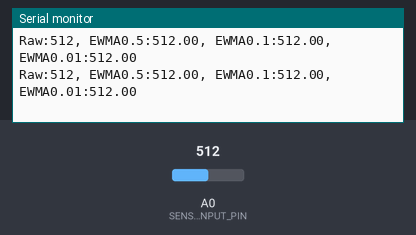
A sketch run on a simulated Arduino Uno, built with avr-gcc and run on an emulated ATmega328P. Shown: the last lines printed to the serial monitor. The test bench sets the inputs (shaded band); at power-on: A0 (SENSOR_INPUT_PIN) = 512.

Above: at 1.2 s.
1.3 s: A0 (SENSOR_INPUT_PIN) set to 716
At 1.33 s:
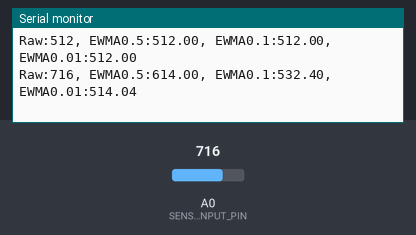
4.3 s: A0 (SENSOR_INPUT_PIN) set to 1023
At 4.35 s:
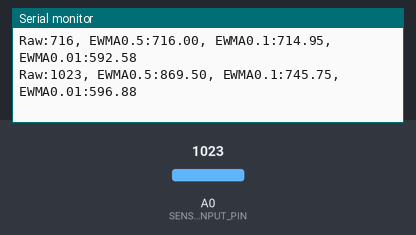
7.3 s: A0 (SENSOR_INPUT_PIN) set to 900
At 7.3 s:
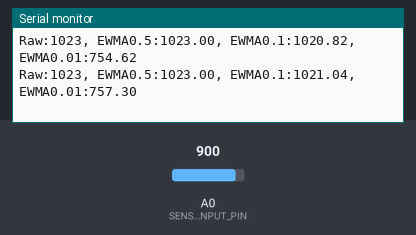
10.3 s: A0 (SENSOR_INPUT_PIN) set to 0
At 10.32 s:
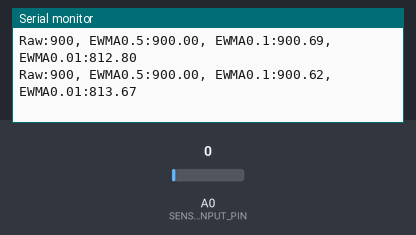
13.3 s: A0 (SENSOR_INPUT_PIN) set to 122
At 23.26 s:
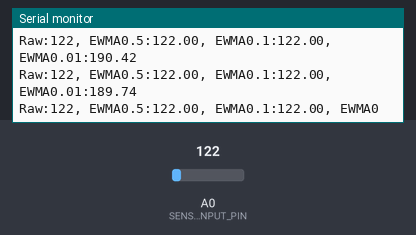
Timing chart, 0 to 23.3 s (numbered marks = the images above; inputs shaded):
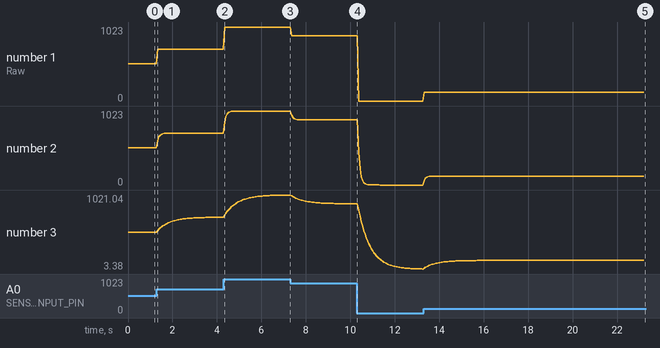

The sketch:

EwmaFilterAlphaDemo.ino
```cpp
/*
 * Example of smoothing input on A0 using an exponential moving average filter
 *
 * By Jon E. Froehlich
 * @jonfroehlich
 * http://makeabilitylab.io
 *
 */

// The Arduino Uno ADC is 10 bits (thus, 0 - 1023 values)
#define MAX_ANALOG_INPUT_VAL 1023

const int SENSOR_INPUT_PIN = A0;

const float ALPHA0_01 = 0.01f;
const float ALPHA0_1 = 0.1f;
const float ALPHA0_5 = 0.5f;

double _ewma0_01 = 0;  // the EWMA for 0.01 alpha
double _ewma0_1 = 0;   // the EWMA for 0.1 alpha
double _ewma0_5 = 0;   // the EWMA for 0.5 alpha

void setup()
{
  Serial.begin(9600); // for printing values to console
  int sensorVal = analogRead(SENSOR_INPUT_PIN);
  _ewma0_01 = sensorVal;
  _ewma0_1 = sensorVal;
  _ewma0_5 = sensorVal;
}

void loop()
{
  int sensorVal = analogRead(A0); // returns 0 - 1023 (due to 10 bit ADC)

  // Apply the EWMA formula
  _ewma0_01 = (ALPHA0_01 * sensorVal) + (1 - ALPHA0_01) * _ewma0_01;
  _ewma0_1 = (ALPHA0_1 * sensorVal) + (1 - ALPHA0_1) * _ewma0_1;
  _ewma0_5 = (ALPHA0_5 * sensorVal) + (1 - ALPHA0_5) * _ewma0_5;

  // Print out from least smoothed to most smoothed
  Serial.print("Raw:");
  Serial.print(sensorVal);
  Serial.print(", EWMA0.5:");
  Serial.print(_ewma0_5);
  Serial.print(", EWMA0.1:");
  Serial.print(_ewma0_1);
  Serial.print(", EWMA0.01:");
  Serial.println(_ewma0_01);

  delay(50); // Reading new values at ~20Hz
}
```

Measured:
- after the input at 1.3 s, the serial monitor: prints a new line at once (image 1)
- plotted number 1: 512 → 716 after the input at 1.3 s
- plotted number 2: 512 → 716 after the input at 1.3 s
- plotted number 3: 512 → 714.95 after the input at 1.3 s
